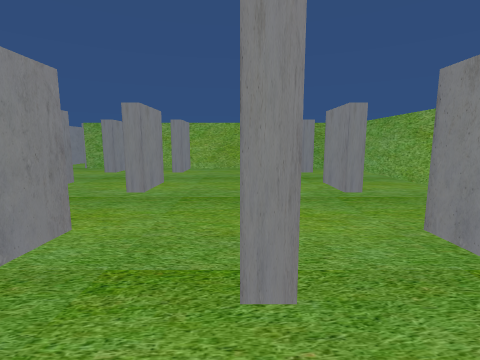
view 1 (above)

16 first-person views from a walk through a 3-D level made in the Unity game engine. The camera is 1.4 m above the floor, tilts 8° down and sees 85° across. The floor is counted in squares, 1 m on a side. Each view is taken from the middle of a square. On the plan, view 1 faces up. The plan holds only what a view shows up to about 13 squares ahead; the rest is blank. The player character is not drawn.

view 2
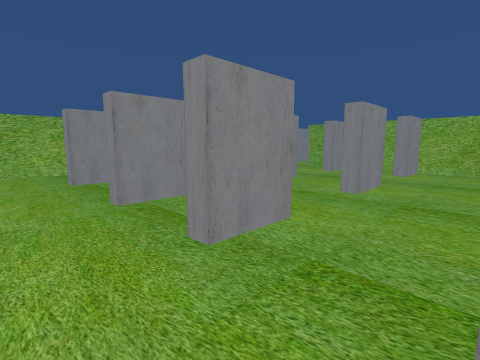

view 3
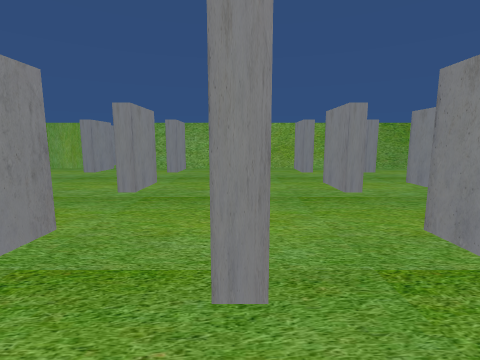

view 4
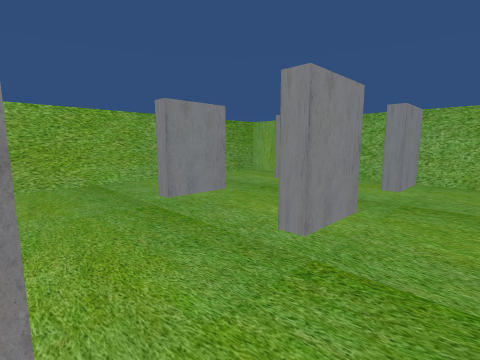

view 5
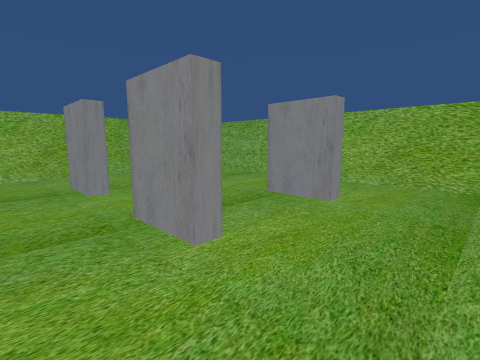

view 6
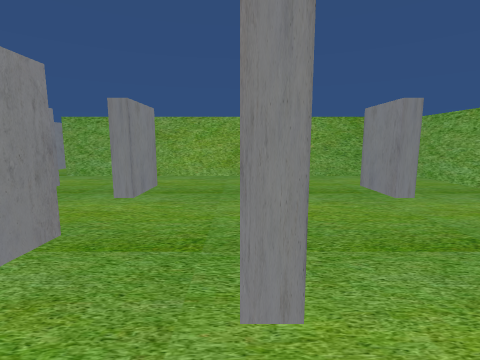

view 7
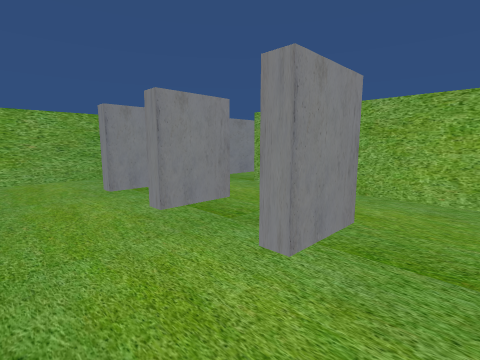

view 8
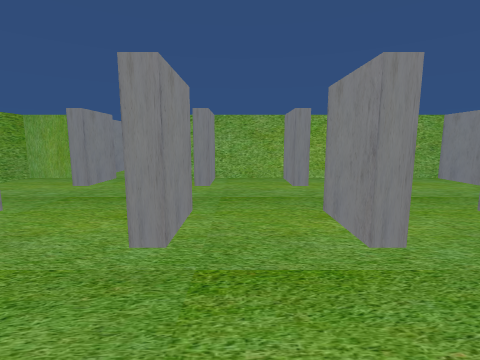

view 9
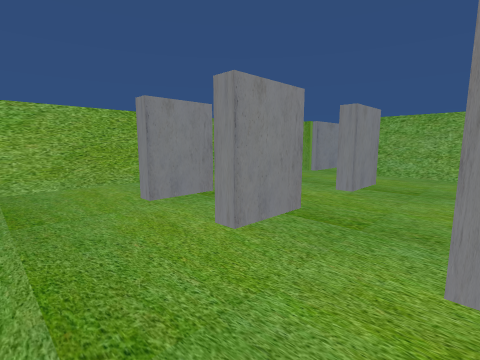

view 10
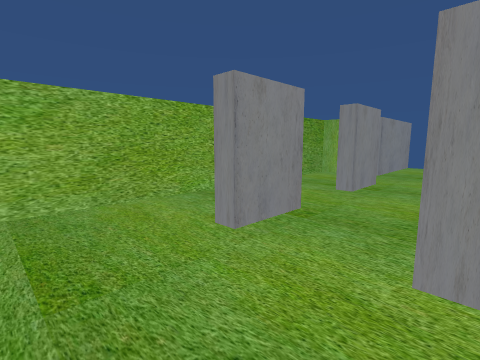

view 11
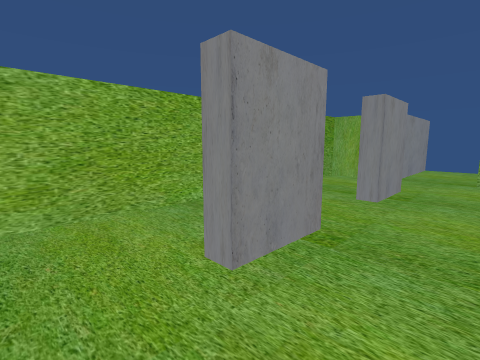

view 12
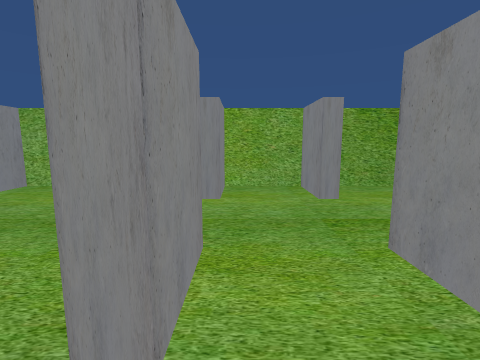

view 13
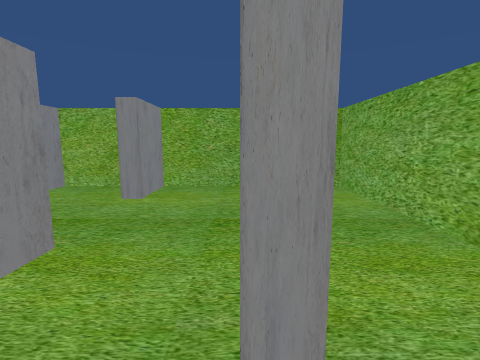

view 14
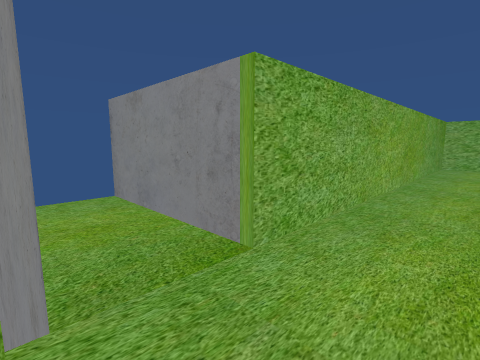

view 15
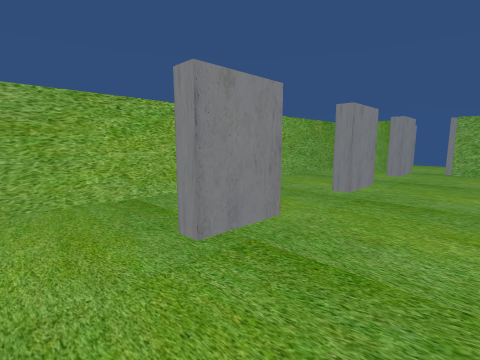

view 16
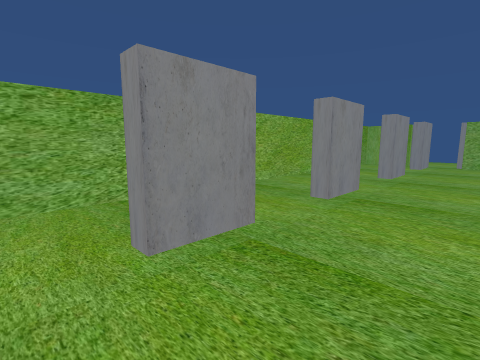

### Floor plan
Points are (right, up) in squares from view 1. A wall is a line through its corners. A room is listed if a view was taken in it or the views show most of it. See-through windows are left out.
Room 1 (views 1, 2, 3, 4, 5, 6, 7, 8, 9, 10, 11, 12, 13, 15, 16)
walls: (-6.6, 4.1) (-6, 4.1) (-6, 2.1) (-6.5, 2.1); (-2.7, 4.2) (-2.7, 2.1) (-3.3, 2.1) (-3.3, 3.2); (-6, 9.5) (-6, 7.4) (-6.5, 7.4); (-2.7, 9.5) (-2.7, 7.4) (-3.3, 7.4) (-3.3, 9.5); (-10.6, 4.1) (-10, 4.1) (-10, 2.1) (-10.5, 2.1); (-10, 9.5) (-10, 7.4) (-10.5, 7.4); (0.5, 9.4) (0.5, 7.4) (0, 7.4) (0, 9.4); (-6.6, -0.6) (-6, -0.6) (-6, -2.6); (0.6, 2.1) (0, 2.1) (0, 4.1) (0.5, 4.1); (-10.6, -0.6) (-10, -0.6) (-10, -2.6) (-10.5, -2.6); (-6.8, 14.5) (-8.5, 14.5); (3.6, 7.4) (3, 7.4) (3, 9.4); (-3.3, -2.6) (-3.3, -0.6) (-2.8, -0.6); (3, 2) (3, 4.1) (3.5, 4.1); (-0.5, 14.5) (-2.7, 14.5) (-2.7, 12.5) (-3.3, 12.5) (-3.3, 14.5) (-6, 14.5) (-6, 12.5) (-6.5, 12.5); (-10, 14.6) (-10, 12.5) (-10.5, 12.5); (0, -2.6) (0, -0.6) (0.5, -0.6); (3, -0.6) (3.5, -0.6); (-11, 14.5) (-13.5, 14.5) (-13.5, -5.1); (3.6, 12.5) (3, 12.5) (3, 14.5) (0.5, 14.5) (0.5, 12.5) (0, 12.5) (0, 13); (6.2, 8.5) (6.2, 14.5) (4.2, 14.5); (6.2, -0.5) (6.2, 6.9); (-12.2, -5.2) (-5.5, -5.2)
ways out: opening at (1.5, -1.5) to room 2; opening at (4.5, -1.5) to room 2; opening at (-1.5, -1.5) to room 3; opening at (-6, -3.5) to room 4; opening at (-4.5, -1.5) to room 4
Room 2 (view 14)
walls: (3, -2.8) (3, -0.6); (5.1, -5) (6.2, -5) (6.2, -3.1); (-0.5, -5.2) (1.5, -5.2) (1.5, -10.2); (6.2, -1.5) (6.2, -0.5); (3.7, -9.9) (3.7, -5.2)
ways out: opening at (1.5, -1.5) to room 1; opening at (4.5, -1.5) to room 1; opening at (0, -3.5) to room 3
Room 3 (no view inside)
walls: (-3.5, -5.2) (-0.5, -5.2)
ways out: opening at (-1.5, -1.5) to room 1; opening at (0, -3.5) to room 2; opening at (-3, -3.5) to room 4
Room 4 (no view inside)
walls: (-5.5, -5.2) (-3.5, -5.2)
ways out: opening at (-6, -3.5) to room 1; opening at (-4.5, -1.5) to room 1; opening at (-3, -3.5) to room 3

Positions as (right, up) in squares from view 1, and headings:
1: (0, 0), facing up
2: (0, 0), facing up-left
3: (-3, 0), facing up
4: (-4, 4), facing up-left
5: (-4, 7), facing down-left
6: (-6, 6), facing down
7: (-5, 2), facing down-right
8: (-5, 4), facing up
9: (-3, 7), facing down-right
10: (0, 7), facing down-right
11: (1, 6), facing down-right
12: (1, 6), facing up
13: (3, 6), facing up
14: (4, -3), facing down-left
15: (-7, 0), facing up-left
16: (-7, -4), facing up-left
